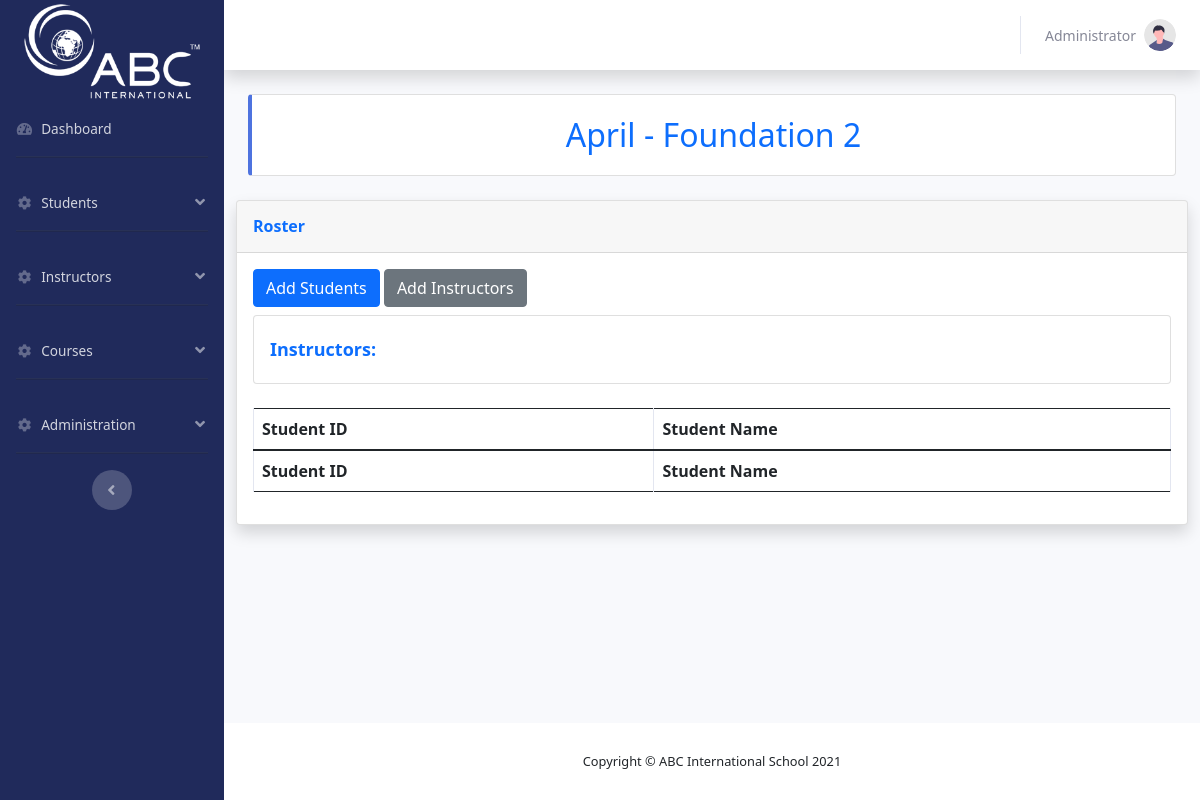
The app's page /admin_show_roster.php?id=20, older data.
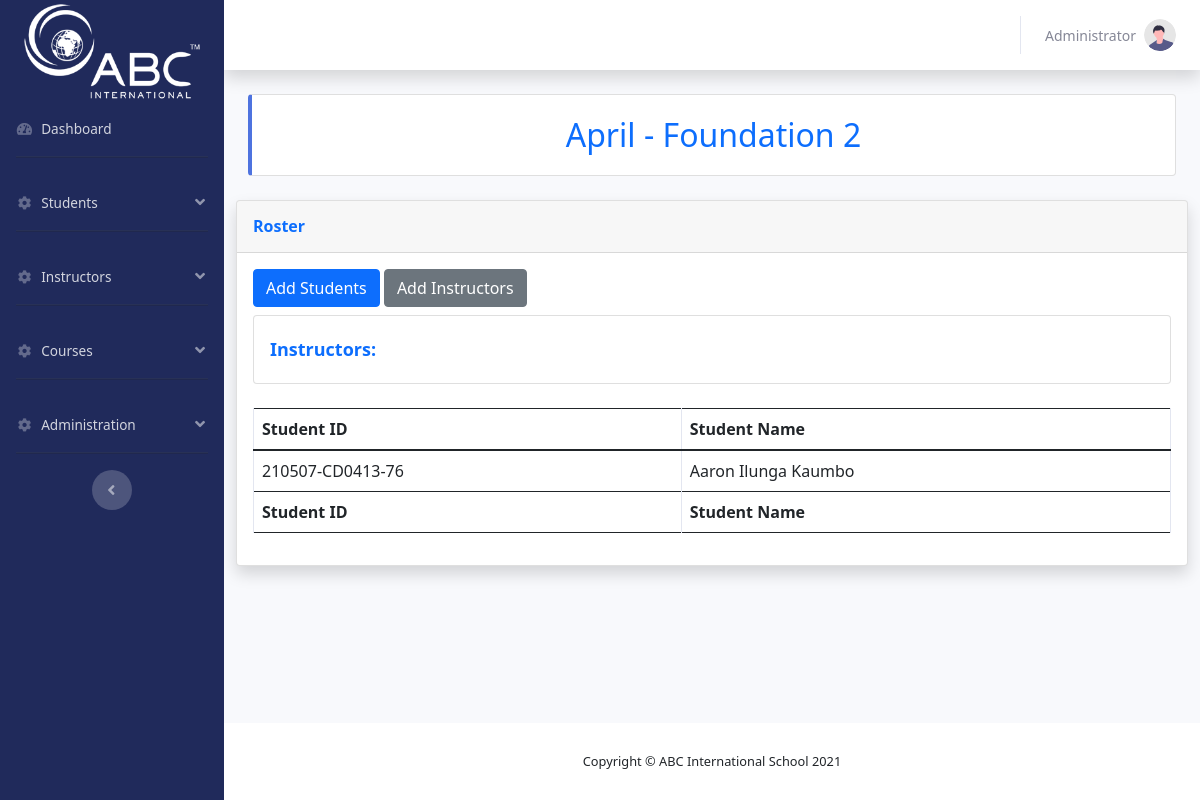
The same page, newer data.
### tables this page shows
CREATE TABLE `roster` (
  `id` int(11) NOT NULL,
  `month` varchar(1000) NOT NULL,
  `course_id` int(11) NOT NULL
);

CREATE TABLE `courses` (
  `id` int(11) NOT NULL,
  `course_name` varchar(1000) NOT NULL
);

CREATE TABLE `courses_and_students` (
  `id` int(11) NOT NULL,
  `roster_id` int(11) NOT NULL,
  `student_id` int(11) NOT NULL
);

CREATE TABLE `master_registration_list` (
  `id` int(255) NOT NULL,
  `student_id` varchar(1000) DEFAULT NULL,
  `student_name` varchar(1000) DEFAULT NULL,
  `registration_date` date DEFAULT NULL,
  `start_date` date DEFAULT NULL,
  `country` varchar(1000) DEFAULT NULL,
  `passport_no` varchar(1000) DEFAULT NULL,
  `dob` date DEFAULT NULL,
  `phone_no` varchar(1000) DEFAULT NULL,
  `email` varchar(1000) DEFAULT NULL,
  `registration_invoice_no` varchar(1000) DEFAULT NULL,
  `guardian_contact` varchar(1000) NOT NULL,
  `address_S_A` varchar(1000) NOT NULL,
  `facebook` varchar(1000) NOT NULL,
  `insta` varchar(1000) NOT NULL,
  `pic` varchar(1000) NOT NULL DEFAULT 'default.jpg'
);

### admin_show_roster.php (the view, shortened to what this page needs)
<?php
require 'parts/app.php';
$id = $page_id = $_GET["id"];
$s = "SELECT * FROM roster WHERE id=$id";
$res = mysqli_query($con, $s);
$row = $mainRow = mysqli_fetch_array($res);
$courseID = $mainRow["course_id"];
$s = "SELECT * FROM courses WHERE id=$courseID";
$res = mysqli_query($con, $s);
$courseRow = mysqli_fetch_array($res);
?>
<!DOCTYPE html>
<html lang="en">
<?php
require 'parts/head.php';
?>
<link href="https://cdn.jsdelivr.net/npm/bootstrap@5.0.0-beta2/dist/css/bootstrap.min.css" rel="stylesheet">
<link href="https://cdn.jsdelivr.net/npm/select2@4.1.0-rc.0/dist/css/select2.min.css" rel="stylesheet" />
<body id="page-top">
    <div id="wrapper">
        <?php require 'parts/side_bar.php'; ?>
        <div id="content-wrapper" class="d-flex flex-column">
            <div id="content">
                <?php require 'parts/top_bar.php'; ?>
                <div class="container-fluid">
                    <div class="container-fluid">
                        <div class="card mb-4 py-3 border-left-primary">
                            <div class="card-body p-0">
                                <div class="d-flex justify-content-center text-primary" style="font-size: xx-large">
                                    <?php echo $mainRow["month"]; ?> - <?php echo $courseRow["course_name"]; ?>
                                </div>
                            </div>
                        </div>
                    </div>
                    <div class="card shadow mb-4">
                        <div class="card-header py-3">
                            <h6 class="m-0 font-weight-bold text-primary">Roster</h6>
                        </div>
                        <div class="card-body">
                            <button type="button" name="add_course" class="btn btn-primary mb-2" data-toggle="modal" data-target="#myModal">Add Students</button>
                            <button type="button" name="add_course" class="btn btn-secondary mb-2" data-toggle="modal" data-target="#myModal1">Add Instructors</button>
                            <div class="card mb-4 py-1 ">
                                <div class="card-body">
                                    <div class="d-flex">
                                        <p class="m-0 font-weight-bold text-primary" style="font-size: large;">Instructors:</p>
                                    </div>
                                </div>
                            </div>
                            <div class="table-responsive">
                                <table class="table table-bordered" id="dataTable" width="100%" cellspacing="0">
                                    <thead>
                                    <tr>
                                        <th>Student ID</th>
                                        <th>Student Name</th>
                                    </tr>
                                    </thead>
                                    <tfoot>
                                    <tr>
                                        <th>Student ID</th>
                                        <th>Student Name</th>
                                    </tr>
                                    </tfoot>
                                    <tbody>
                                    <?php
                                    $sql = "SELECT * FROM courses_and_students WHERE roster_id=$page_id group by student_id";
                                    $res = mysqli_query($con, $sql);
                                    if(mysqli_num_rows($res)){
                                        while($row = mysqli_fetch_array($res)){
                                            $student = $row["student_id"];
                                            $s = "SELECT student_id, student_name FROM master_registration_list WHERE id=$student";
                                            $r = mysqli_query($con, $s);
                                            $student_id = $student_name = "";
                                            if(mysqli_num_rows($r)){
                                                $ro = mysqli_fetch_array($r);
                                                $student_id = $ro["student_id"];
                                                $student_name = $ro["student_name"];
                                            }
                                            ?>
                                            <tr>
                                                <td><?php echo $student_id; ?></td>
                                                <td><?php echo $student_name; ?></td>
                                            </tr>
                                    <?php
                                        }
                                    }
                                    ?>
                                    </tbody>
                                </table>
                            </div>
                        </div>
                    </div>
                </div>
            </div>
            <?php require 'parts/footer.php'; ?>
        </div>
    </div>
</body>
</html>

### parts/head.php (shortened to what this page needs)
<head>
    <link href="vendor/fontawesome-free/css/all.min.css" rel="stylesheet" type="text/css">
    <link href="css/custom.css?v=<?php echo rand(); ?>" rel="stylesheet" type="text/css">
    <link href="css/sb-admin-2.min.css?v=<?php echo rand(); ?>" rel="stylesheet">
</head>

### parts/side_bar.php (shortened to what this page needs)
<ul class="navbar-nav bg-gradient-primary sidebar sidebar-dark accordion" id="accordionSidebar">
    <a class="sidebar-brand d-flex align-items-center justify-content-center" href="admin_dashboard.php" style="height: 100px;">
        <img src="img/logo.png" alt="" style="width: 100%">
    </a>
    <li class="nav-item">
        <a class="nav-link" href="admin_dashboard.php">
            <i class="fas fa-fw fa-tachometer-alt"></i>
            <span>Dashboard</span></a>
    </li>
    <hr class="sidebar-divider">
    <li class="nav-item">
        <a class="nav-link" href="#" data-toggle="collapse" data-target="#collapse1" aria-expanded="true"
           aria-controls="collapse1">
            <i class="fas fa-fw fa-cog"></i>
            <span>Students</span>
        </a>
    </li>
    <hr class="sidebar-divider">
    <li class="nav-item">
        <a class="nav-link" href="#" data-toggle="collapse" data-target="#collapseTwo" aria-expanded="true"
           aria-controls="collapseTwo">
            <i class="fas fa-fw fa-cog"></i>
            <span>Instructors</span>
        </a>
    </li>
    <hr class="sidebar-divider">
    <li class="nav-item">
        <a class="nav-link" href="#" data-toggle="collapse" data-target="#collapse3" aria-expanded="true"
           aria-controls="collapse3">
            <i class="fas fa-fw fa-cog"></i>
            <span>Courses</span>
        </a>
    </li>
    <hr class="sidebar-divider">
    <li class="nav-item">
        <a class="nav-link" href="#" data-toggle="collapse" data-target="#collapse4" aria-expanded="true"
           aria-controls="collapse4">
            <i class="fas fa-fw fa-cog"></i>
            <span>Administration</span>
        </a>
    </li>
    <hr class="sidebar-divider d-none d-md-block">
    <div class="text-center d-none d-md-inline">
        <button class="rounded-circle border-0" id="sidebarToggle"></button>
    </div>
</ul>

### parts/top_bar.php (shortened to what this page needs)
<nav class="navbar navbar-expand navbar-light bg-white topbar mb-4 static-top shadow">
    <ul class="navbar-nav ml-auto">
        <li class="nav-item dropdown no-arrow">
            <a class="nav-link dropdown-toggle" href="#" id="userDropdown" role="button"
               data-toggle="dropdown" aria-haspopup="true" aria-expanded="false">
                <span class="mr-2 d-none d-lg-inline text-gray-600 small">Administrator</span>
                <img class="img-profile rounded-circle"
                     src="img/undraw_profile.svg">
            </a>
        </li>
    </ul>
</nav>

### parts/footer.php (shortened to what this page needs)
<footer class="sticky-footer bg-white">
    <div class="container my-auto">
        <div class="copyright text-center my-auto">
            <span>Copyright &copy; ABC International School 2021</span>
        </div>
    </div>
</footer>

Row changes from the older to the newer data that the page shows:
added courses_and_students: master_registration_list.student_id "210507-CD0413-76", master_registration_list.student_name "Aaron Ilunga Kaumbo"
